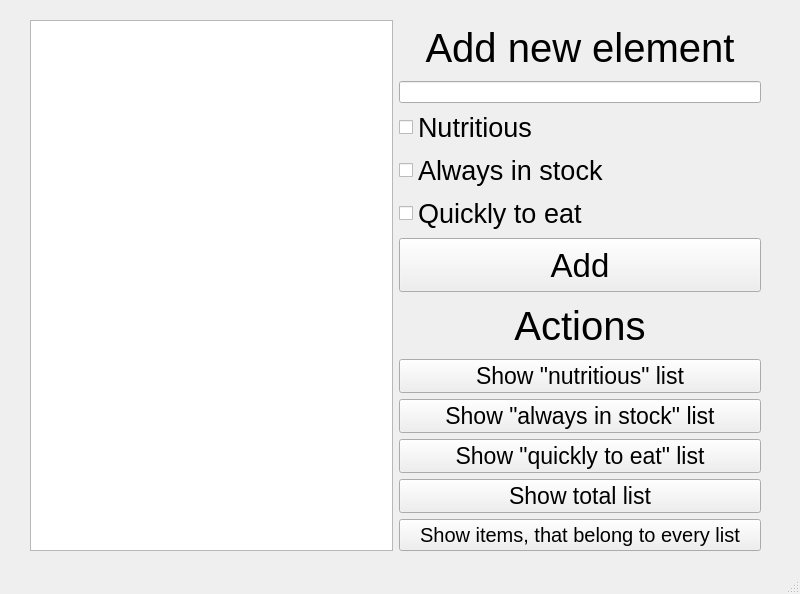
<?xml version="1.0" encoding="UTF-8"?>
<ui version="4.0">
 <class>MainWindow</class>
 <widget class="QMainWindow" name="MainWindow">
  <property name="geometry">
   <rect>
    <x>0</x>
    <y>0</y>
    <width>800</width>
    <height>594</height>
   </rect>
  </property>
  <property name="windowTitle">
   <string>Canteen menu</string>
  </property>
  <widget class="QWidget" name="centralwidget">
   <widget class="QWidget" name="horizontalLayoutWidget">
    <property name="geometry">
     <rect>
      <x>30</x>
      <y>20</y>
      <width>731</width>
      <height>531</height>
     </rect>
    </property>
    <layout class="QHBoxLayout" name="horizontalLayout">
     <item>
      <widget class="QListView" name="listView"/>
     </item>
     <item>
      <layout class="QVBoxLayout" name="verticalLayout_3">
       <item>
        <widget class="QLabel" name="label">
         <property name="font">
          <font>
           <pointsize>30</pointsize>
          </font>
         </property>
         <property name="text">
          <string>Add new element</string>
         </property>
         <property name="alignment">
          <set>Qt::AlignCenter</set>
         </property>
        </widget>
       </item>
       <item>
        <widget class="QLineEdit" name="lineEdit"/>
       </item>
       <item>
        <widget class="QCheckBox" name="nutritious">
         <property name="font">
          <font>
           <pointsize>20</pointsize>
          </font>
         </property>
         <property name="text">
          <string>Nutritious</string>
         </property>
        </widget>
       </item>
       <item>
        <widget class="QCheckBox" name="checkBox_2">
         <property name="font">
          <font>
           <pointsize>20</pointsize>
          </font>
         </property>
         <property name="text">
          <string>Always in stock</string>
         </property>
        </widget>
       </item>
       <item>
        <widget class="QCheckBox" name="qui">
         <property name="font">
          <font>
           <pointsize>20</pointsize>
          </font>
         </property>
         <property name="text">
          <string>Quickly to eat</string>
         </property>
        </widget>
       </item>
       <item>
        <widget class="QPushButton" name="pushButton">
         <property name="enabled">
          <bool>true</bool>
         </property>
         <property name="sizePolicy">
          <sizepolicy hsizetype="Minimum" vsizetype="Minimum">
           <horstretch>0</horstretch>
           <verstretch>0</verstretch>
          </sizepolicy>
         </property>
         <property name="sizeIncrement">
          <size>
           <width>0</width>
           <height>0</height>
          </size>
         </property>
         <property name="baseSize">
          <size>
           <width>0</width>
           <height>0</height>
          </size>
         </property>
         <property name="font">
          <font>
           <pointsize>25</pointsize>
          </font>
         </property>
         <property name="text">
          <string>Add</string>
         </property>
        </widget>
       </item>
       <item>
        <widget class="QLabel" name="label_2">
         <property name="font">
          <font>
           <pointsize>30</pointsize>
          </font>
         </property>
         <property name="text">
          <string>Actions</string>
         </property>
         <property name="alignment">
          <set>Qt::AlignCenter</set>
         </property>
        </widget>
       </item>
       <item>
        <widget class="QPushButton" name="pushButton_2">
         <property name="font">
          <font>
           <pointsize>17</pointsize>
          </font>
         </property>
         <property name="text">
          <string>Show &quot;nutritious&quot; list</string>
         </property>
        </widget>
       </item>
       <item>
        <widget class="QPushButton" name="pushButton_3">
         <property name="font">
          <font>
           <pointsize>17</pointsize>
          </font>
         </property>
         <property name="text">
          <string>Show &quot;always in stock&quot; list</string>
         </property>
        </widget>
       </item>
       <item>
        <widget class="QPushButton" name="pushButton_4">
         <property name="font">
          <font>
           <pointsize>17</pointsize>
          </font>
         </property>
         <property name="text">
          <string>Show &quot;quickly to eat&quot; list</string>
         </property>
        </widget>
       </item>
       <item>
        <widget class="QPushButton" name="pushButton_5">
         <property name="font">
          <font>
           <pointsize>17</pointsize>
          </font>
         </property>
         <property name="text">
          <string>Show total list</string>
         </property>
        </widget>
       </item>
       <item>
        <widget class="QPushButton" name="pushButton_6">
         <property name="font">
          <font>
           <pointsize>15</pointsize>
          </font>
         </property>
         <property name="text">
          <string>Show items, that belong to every list</string>
         </property>
        </widget>
       </item>
      </layout>
     </item>
    </layout>
   </widget>
  </widget>
  <widget class="QMenuBar" name="menubar">
   <property name="geometry">
    <rect>
     <x>0</x>
     <y>0</y>
     <width>800</width>
     <height>22</height>
    </rect>
   </property>
  </widget>
  <widget class="QStatusBar" name="statusbar"/>
 </widget>
 <resources/>
 <connections/>
</ui>
